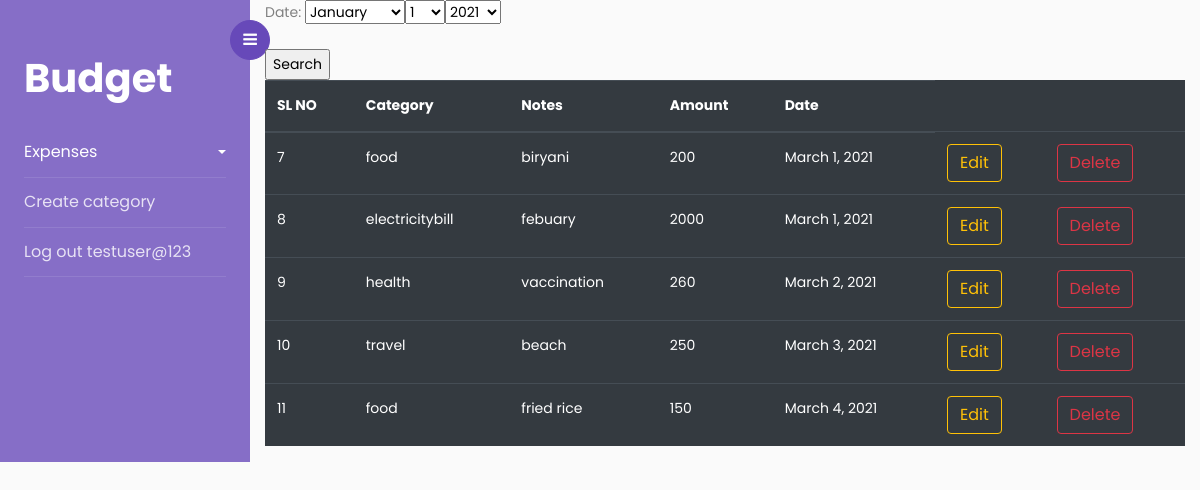
The page /budget/viewexpense (signed in) on the database its author committed.
### budget/models.py (models this page shows, shortened)
class expense(models.Model):
    category=models.ForeignKey(category,on_delete=models.CASCADE)
    notes=models.CharField(max_length=250,null=True)
    amount=models.IntegerField()
    user=models.CharField(max_length=120)
    date=models.DateField()

class category(models.Model):
    category_name=models.CharField(max_length=150,unique=True)
    def __str__(self):
        return self.category_name

### budget/views.py (the view, shortened to what this page needs)
# urls.py: path('viewexpense',viewexpense,name='viewexpense'),
@login_required
def viewexpense(request):
    form=datesearchform()
    expens=expense.objects.filter(user=request.user)
    context={}
    context['expens']=expens
    context['form']=form
    return render(request,'budget/viewexpense.html',context)

### budget/forms.py
class datesearchform(forms.Form):
    date=forms.DateField(widget=forms.SelectDateWidget())

### budget/templates/budget/viewexpense.html (shortened to what this page needs)
<!DOCTYPE html>
{%extends 'budget/base.html'%}
{%block body_block%}
<div class="container">
<div class="row">
  <div class="col-12">
  <form method="post" style="">
    {{form.as_p}}
    <input type="submit" value="Search">
  </form>
    </div>
  </div>
  <div class="row">
    <div class="col-12">
  <table class="table table-dark" style="">
      <thead>
        <tr>
          <th >SL NO</th>
          <th>Category</th>
          <th>Notes</th>
          <th>Amount</th>
          <th>Date</th>
        </tr>
      </thead>
      <tbody>
      {%for ex in expens%}
        <tr>
          <td>{{ex.id}}</td>
          <td>{{ex.category}}</td>
          <td>{{ex.notes}}</td>
          <td>{{ex.amount}}</td>
          <td>{{ex.date}}</td>
          <td><a href="{%url 'editexpense' ex.id%}" class="btn btn-outline-warning">Edit</a></td>
          <td><a href="{%url 'deletexpense' ex.id%}" class="btn btn-outline-danger">Delete</a></td>
        </tr>
      {%endfor%}
      </tbody>
    </table>
    </div>
    </div>
</div>
{%endblock%}

### budget/templates/budget/base.html (shortened to what this page needs)
<!doctype html>
{%load static%}
<html lang="en">
  <head>
		<link rel="stylesheet" href="https://stackpath.bootstrapcdn.com/font-awesome/4.7.0/css/font-awesome.min.css">
		<link rel="stylesheet" href="{%static 'css/style.css'%}">
  </head>
  <body>
		<div class="wrapper d-flex align-items-stretch">
			<nav id="sidebar">
				<div class="custom-menu">
					<button type="button" id="sidebarCollapse" class="btn btn-primary">
	          <i class="fa fa-bars"></i>
	        </button>
        </div>
				<div class="p-4 pt-5">
		  		<h1><a href="" class="logo">Budget</a></h1>
	        <ul class="list-unstyled components mb-5">
	          <li class="active">
	            <a href="#homeSubmenu" data-toggle="collapse" aria-expanded="false" class="dropdown-toggle">Expenses</a>
	          </li>
	          <li>
              <a href="{%url 'addcategory'%}">Create category</a>
	          </li>
	          <li>
              <a href="{%url 'signout'%}">Log out {{request.user}}</a>
	          </li>
	        </ul>
	      </div>
    	</nav>
			{%block body_block%}
			{%endblock%}
		</div>
  </body>
</html>

### rows shown on the page
expense: id "7", category "food", notes "biryani", amount "200", date "March 1, 2021"
expense: id "8", category "electricitybill", notes "febuary", amount "2000", date "March 1, 2021"
expense: id "9", category "health", notes "vaccination", amount "260", date "March 2, 2021"
expense: id "10", category "travel", notes "beach", amount "250", date "March 3, 2021"
expense: id "11", category "food", notes "fried rice", amount "150", date "March 4, 2021"

### other values the page prints
{{ request.user }} "testuser@123"
